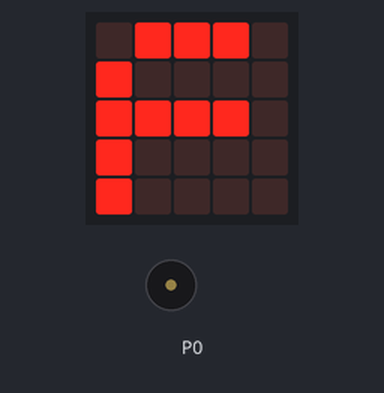
Bench run of a program on a simulated BBC micro:bit (MakeCode). On the bench: the board's 5×5 LED display, buzzer (waves = sounding).

Above: at 35.7 s.
At 56.4 s:
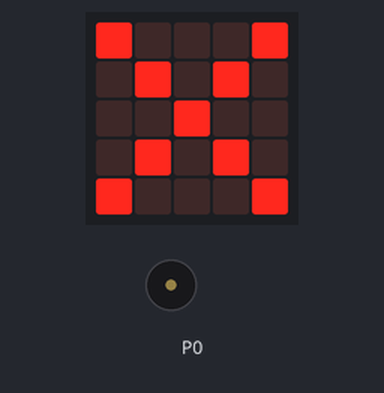
At 81.3 s:
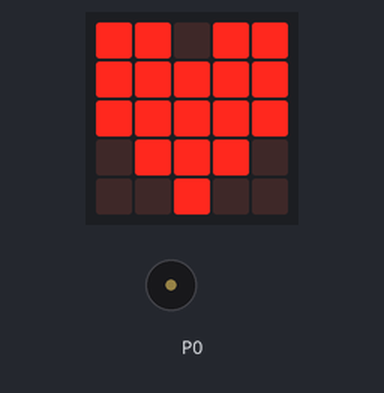
At 128.3 s:
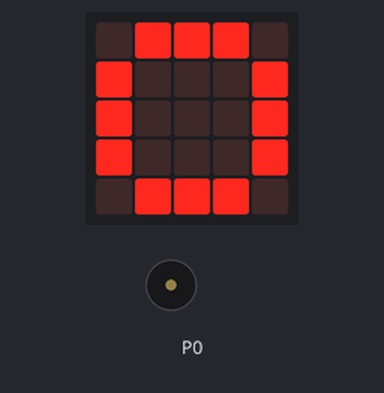
Timing chart, 0 to 129.8 s (numbered marks = the images above):
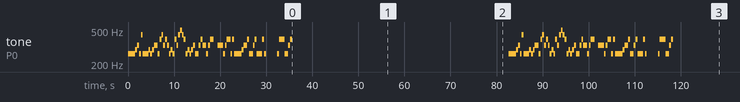

The program:

main.ts
```typescript
basic.forever(function () {
    music.play(music.stringPlayable("C C C C D E C A ", 150), music.PlaybackMode.UntilDone)
    music.play(music.stringPlayable("C C C D C D E E ", 150), music.PlaybackMode.UntilDone)
    music.play(music.stringPlayable("C G A E G E C D ", 150), music.PlaybackMode.UntilDone)
    music.play(music.stringPlayable("C G E A B A G C ", 150), music.PlaybackMode.UntilDone)
    music.play(music.stringPlayable("D C D E C C E G ", 150), music.PlaybackMode.UntilDone)
    music.play(music.stringPlayable("E E C E G G - - ", 150), music.PlaybackMode.UntilDone)
    music.play(music.stringPlayable("E E E C E G G C ", 150), music.PlaybackMode.UntilDone)
    music.play(music.stringPlayable("G C C C C D E E ", 150), music.PlaybackMode.UntilDone)
    music.play(music.stringPlayable("G C C E G C C C ", 150), music.PlaybackMode.UntilDone)
    music.play(music.stringPlayable("G C - - - - - - ", 150), music.PlaybackMode.UntilDone)
    music.play(music.stringPlayable("C G G G C C E G ", 150), music.PlaybackMode.UntilDone)
    for (let index = 0; index < 10; index++) {
        basic.showLeds(`
            . # # # .
            # . . . .
            # # # # .
            # . . . .
            # . . . .
            `)
        basic.pause(100)
        basic.showLeds(`
            . # # # .
            # . . . #
            # . . . #
            # . . . #
            . # # # .
            `)
        basic.pause(1000)
        basic.showLeds(`
            # . . . #
            . # . # .
            . . # . .
            . # . # .
            # . . . #
            `)
        basic.pause(1000)
        basic.showLeds(`
            # # . # #
            # # # # #
            # # # # #
            . # # # .
            . . # . .
            `)
        basic.pause(1000)
    }
})
```

test.ts
```typescript
// testes vão aqui; isto não será compilado quando este pacote for usado como uma extensão.
```

Measured:
- by itself, tone on P0: plays 262 Hz for 1.6 s, 294 Hz for 0.41 s, 330 Hz for 0.41 s, 262 Hz for 0.41 s, 440 Hz for 0.41 s, 262 Hz for 1.2 s … (116 notes in this stretch)
- what the display in image 0 shows lasts 0.5 s, from 35.6 s to 36.1 s
- what the display in image 1 shows lasts 1.4 s, from 56.3 s to 57.7 s
